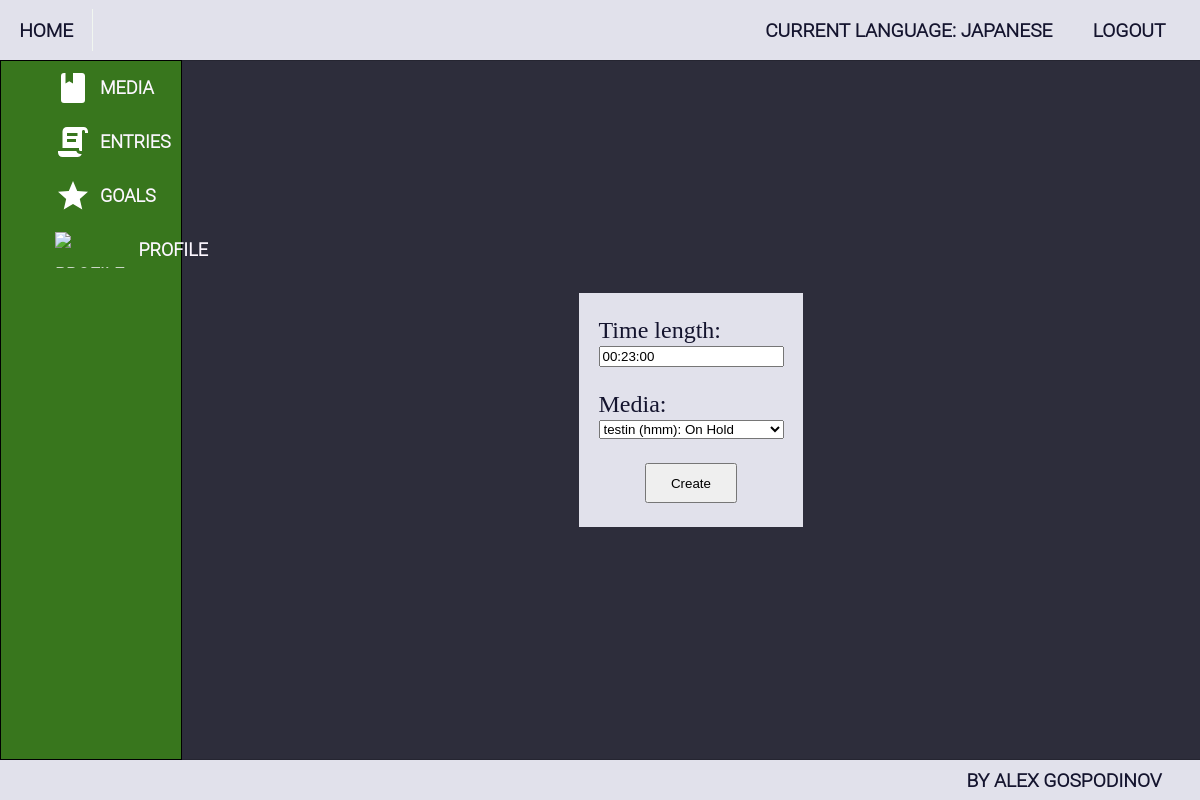
/entries/listening/1/edit/ (signed in), run on the app's committed database.
### ImmersionTracker/accounts/models.py (models this page shows, shortened)
class ImmersionTrackerUser(auth_models.AbstractBaseUser, auth_models.PermissionsMixin):
    MAX_EMAIL_LENGTH = 150
    MAX_FIRST_NAME_LENGTH = 150
    MAX_LAST_NAME_LENGTH = 150
    email = models.EmailField(
        _("email address"),
        max_length=MAX_EMAIL_LENGTH,
        unique=True,
        error_messages={
            "unique": _("A user with that email already exists."),
        },
    )
    first_name = models.CharField(_("first name"), max_length=MAX_FIRST_NAME_LENGTH, blank=True)
    last_name = models.CharField(_("last name"), max_length=MAX_LAST_NAME_LENGTH, blank=True)
    is_staff = models.BooleanField(
        _("staff status"),
        default=False,
        help_text=_("Designates whether the user can log into this admin site."),
    )
    is_active = models.BooleanField(
        _("active"),
        default=True,
        help_text=_(
            "Designates whether this user should be treated as active. "
            "Unselect this instead of deleting accounts."
        ),
    )
    date_joined = models.DateTimeField(_("date joined"), default=timezone.now)
    object = ImmersionTrackerUserManager()
    USERNAME_FIELD = 'email'

class Profile(models.Model):
    NICKNAME_MAX_LENGTH = 20
    nickname = models.CharField(
        max_length=NICKNAME_MAX_LENGTH,
        blank=True,
        null=True,
    )
    current_language = models.ForeignKey('languages.Language', on_delete=models.SET_NULL, blank=True, null=True)
    user = models.OneToOneField(
        ImmersionTrackerUser,
        on_delete=models.CASCADE,
        related_name='profile',
        primary_key=True,
    )

### ImmersionTracker/languages/models.py (models this page shows, shortened)
class Language(HasOwnerProfile, models.Model):
    LANGUAGE_NAME_MAX_LENGTH = 20
    name = models.CharField(
        max_length=LANGUAGE_NAME_MAX_LENGTH,
        null=False,
        blank=False,
    )

### ImmersionTracker/immersion_entries/models.py (models this page shows, shortened)
class BaseEntry(HasOwnerProfile, HasLanguage, models.Model):
    time_length = models.DurationField()
    created_on = models.DateField(
        auto_now_add=True,
    )
    edited_on = models.DateField(
        auto_now=True,
    )
    class Meta:
        abstract = True

class ListeningEntry(BaseEntry):
    media = models.ForeignKey(
        ListeningMedia,
        on_delete=models.DO_NOTHING,
        related_name='entries',
    )

### ImmersionTracker/immersion_entries/views.py (the view)
# urls.py: path('<int:pk>/edit/', ListeningEntryEditView.as_view(), name='listening_entry_edit'),
class ListeningEntryEditView(LoginRequiredMixin, QuerysetByProfileAndLanguageMixin, views.UpdateView):
    template_name = 'immersion_entries/listening/listening_entry_edit.html'
    fields = ('time_length', 'media',)
    success_url = reverse_lazy('all_entries')
    current_model = ListeningEntry

### ImmersionTracker/core/mixins.py (called while the page is built)
    def dispatch(self, request, *args, **kwargs):
        if not get_current_language(request):
            return redirect('no_current_language')
        return super().dispatch(request, *args, **kwargs)

    def get_queryset(self):
        queryset = self.current_model.objects.filter(user_profile=get_current_profile(self.request),
                                                     language=get_current_language(self.request))
        return queryset

### ImmersionTracker/media/models.py (called while the page is built)
    def __str__(self):
        return f"{self.name} ({self.type}): {self.status}"

### ImmersionTracker/utils.py (called while the page is built)
def get_current_profile(request):
    return Profile.objects.get(user_id=request.user.id)

def get_current_language(request):
    return get_current_profile(request).current_language

### templates/immersion_entries/listening/listening_entry_edit.html (shortened to what this page needs)
{% extends 'base.html' %}
{% block main_content %}
    <div class="form-wrapper">
        <form action="{% url 'listening_entry_create' pk=object.pk %}" method="post">
            {{ form }}
            <button type="submit"> Create </button>
        </form>
    </div>
{% endblock %}

### templates/base.html (shortened to what this page needs)
{% load static %}
<!DOCTYPE html>
<html lang="en">
<head>
    <link rel="stylesheet" href="{% static 'style/style.css' %}">
</head>
<body>
    <header>
        <div class="go-to-index-btn">
            <a href="{% url 'index' %}"> Home </a>
        </div>
        <div class="navigation">
            <ul class="header-nav logout-and-language">
                {% if request.user.is_authenticated %}
                    <li><a href="{% url 'languages_index' %}">Current Language:
                        {% if request.user.profile.current_language %}
                            {{ request.user.profile.current_language.name }}
                        {% else %}
                            None
                        {% endif %}
                        </a>
                    </li>
                    <li><a href="{% url 'logout' %}"> Logout </a></li>
                {% else %}
                    <li><a href="{% url 'login' %}"> Log In </a></li>
                    <li><a href="{% url 'register_account' %}"> Register </a></li>
                {% endif %}
            </ul>
        </div>
    </header>
    <div class="base-wrapper">
    <div class="sidebar">
        <ul class="sidebar-buttons">
            {% if request.user.is_authenticated %}
                <li class="sidebar-button">
                    <div class="sidebar-button-wrapper">
                        <img class="sidebar-icon" src="{% static 'icons/media.svg' %}" alt="media-icon">
                        <div class="sidebar-button-link">
                            <a href="{% url 'all_media' %}">media</a>
                        </div>
                    </div>
                </li>
                <li class="sidebar-button">
                    <div class="sidebar-button-wrapper">
                        <img class="sidebar-icon" src="{% static 'icons/entry_text.svg' %}" alt="entry-icon">
                        <div class="sidebar-button-link">
                            <a href="{% url 'all_entries' %}">entries</a>
                        </div>
                    </div>
                </li>
                <li class="sidebar-button">
                    <div class="sidebar-button-wrapper">
                        <img class="sidebar-icon" src="{% static 'icons/goal.svg' %}" alt="goal-icon">
                        <div class="sidebar-button-link">
                            <a href="{% url 'all_goals' %}">goals</a>
                        </div>
                    </div>
                </li>
                <li class="sidebar-button">
                    <div class="sidebar-button-wrapper">
                        <img class="sidebar-icon" src="{% static 'icons/profile.svg' %}" alt="profile-icon">
                        <div class="sidebar-button-link">
                            <a href="{% url 'profile_details' pk=request.user.id %}">profile</a>
                        </div>
                    </div>
                </li>
            {% endif %}
        </ul>
    </div>
        {% block main_content %}
        {% endblock %}
    </div>
    <footer class="footer">
        <p class="credit">By Alex Gospodinov</p>
    </footer>
</body>
</html>

### staticfiles/style/main.css (style rules this page uses)
body { background-color: #2d2d3b; color: #FCF7FF; height: 100vh; margin: 0; padding: 0; display: flex; flex-direction: column; }
a { color: inherit; text-decoration: none; }
.base-wrapper { flex: 1; display: flex; }
html { overflow: hidden; }

### staticfiles/style/header_footer_and_sidebar.css (style rules this page uses)
header, footer { background-color: #e1e1eb; color: #14142e; font-size: larger; font-family: "Roboto Light", sans-serif; font-weight: bold; text-transform: uppercase; height: 60px; box-shadow: 1px 0 1px black; display: flex; flex-direction: row; align-items: center; }
.footer { height: 40px; justify-content: end; padding-right: 2em; }
.navigation { display: flex; flex-direction: row; justify-content: end; flex: 1; }
.header-nav { margin: 1em 0 1em 0; padding: 0 1em 0 1em; list-style-type: none; display: flex; flex-direction: row; gap: 0.5em; }
.header-nav > li { padding: 0.5em 0.8em 0.5em 0.8em }
.go-to-index-btn { flex: 0; padding: 0.5em 1em 0.5em 1em; margin-right: 0.5em; border-right: 0.1em solid #f1f6f0; }
.sidebar { width: 15%; flex-shrink: 0; background-color: #38761d; border: 1px solid black; font-size: large; font-family: "Roboto Light", sans-serif; font-weight: bold; }
.sidebar > ul { list-style-type: none; text-transform: uppercase; }
.sidebar-button-wrapper { display: flex; align-items: center; gap: 0.5em; }
.sidebar-button-wrapper > img { box-sizing: border-box; height: 2em; padding-left: 3em; }
.sidebar-button { width: 100%; height: 3em; line-height: 3em; text-align: center; }
ul { padding: 0; margin: 0; }

### staticfiles/style/forms.css (style rules this page uses)
.form-wrapper { width: 100%; display: flex; justify-content: center; align-items: center; }
.form-wrapper > form { display: flex; flex-direction: column; background-color: #e1e1eb; color: #14142e; padding: 1em 0.8em; gap: 1em; font-size: x-large; }
.form-wrapper > form > div { display: flex; flex-direction: column; gap: 0.1em; }
.form-wrapper > form > button { width: 50%; height: 3em; margin-left: 25%; }

### data on the page
ImmersionTrackerUser: user.profile.current_language.name "JAPANESE"
ListeningEntry: time_length "00:23:00", media "testin (hmm): On Hold"
